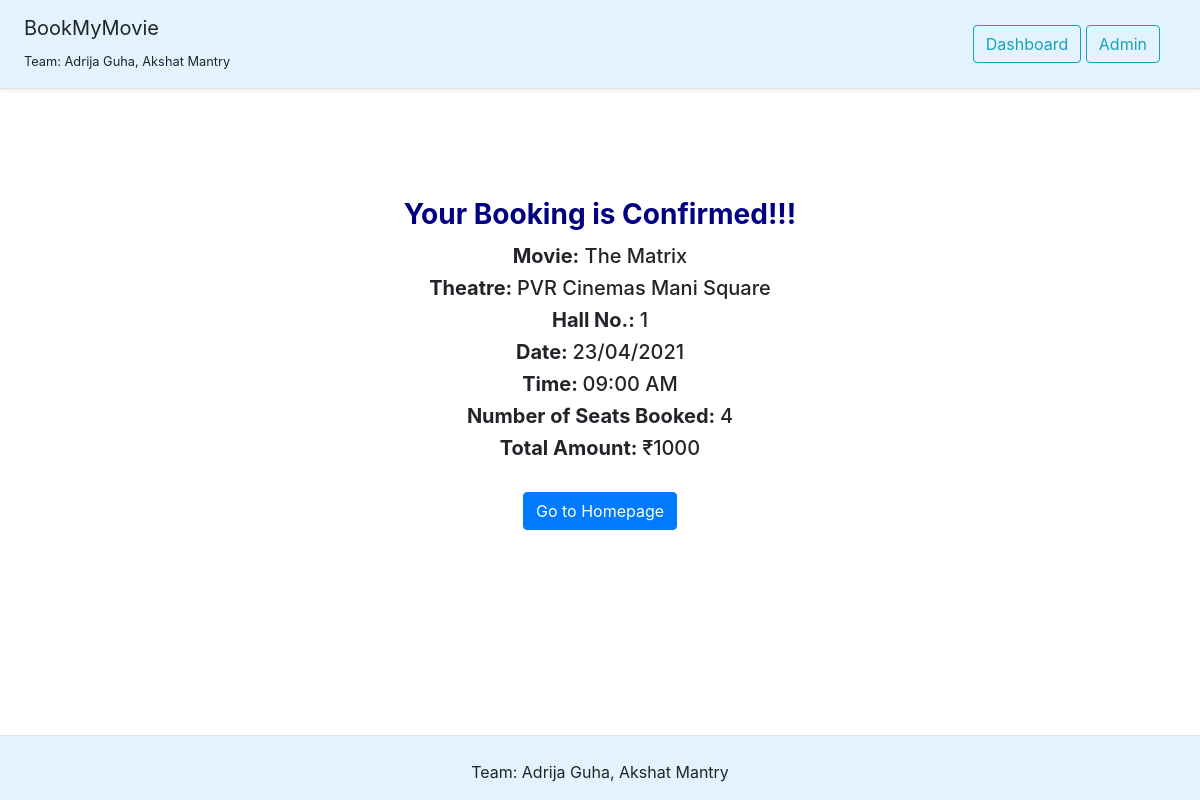
The page /checkout.php?id=1 on the database its author committed.
### tables this page shows
CREATE TABLE `movie` (
  `mov_id` int(10) NOT NULL,
  `mov_name` varchar(30) NOT NULL,
  `price` varchar(10) NOT NULL,
  `mov_image` varchar(100) NOT NULL,
  `status` varchar(10) NOT NULL DEFAULT 'active'
);

CREATE TABLE `theatre` (
  `theatre_id` int(10) NOT NULL,
  `theatre_name` varchar(30) NOT NULL,
  `hall_id` int(10) NOT NULL,
  `capacity` int(10) NOT NULL
);

CREATE TABLE `shows` (
  `s_id` int(10) NOT NULL,
  `mov_id` int(10) NOT NULL,
  `theatre_id` int(10) NOT NULL,
  `reserved_seats` int(10) NOT NULL DEFAULT 0,
  `date` date NOT NULL,
  `start_time` time NOT NULL,
  `end_time` time NOT NULL,
  `status` varchar(10) NOT NULL DEFAULT 'active'
);

CREATE TABLE `booking` (
  `b_id` int(10) NOT NULL,
  `f_name` varchar(20) NOT NULL,
  `l_name` varchar(20) NOT NULL,
  `email` varchar(30) NOT NULL,
  `phone` varchar(13) NOT NULL,
  `seats` int(10) NOT NULL,
  `s_id` int(10) NOT NULL
);

### checkout.php (the view)
<?php
include("connection.php");
$querry="select * from booking where b_id='".$_REQUEST['id']."'";
$result=mysqli_query($con,$querry);
$fetch=mysqli_fetch_object($result);
$querry1="select * from shows where s_id='".$fetch->s_id."' ";
$result1=mysqli_query($con,$querry1);
$fetch1 =mysqli_fetch_object($result1);
?>
<!DOCTYPE html>
<html>
<body class="d-flex flex-column min-vh-100">
    <?php include("include/header.php")?>
    <div id="content-wrap">
        <div class="card text-center" style="border:0">
            <div class="card-body" id="inner-div">
                <h3 class="card-title" style="color: navy;"><strong>Your Booking is Confirmed!!!</strong></h3>
                <div><h5><strong>Movie:</strong> <?php
                $querry2="select mov_name,price from movie where mov_id='".$fetch1->mov_id."'";
                $result2=mysqli_query($con,$querry2);
                $fetch2 = mysqli_fetch_object($result2);
                echo $fetch2->mov_name;
                ?></h5></div>
                <div><h5><strong>Theatre: </strong><?php
                $querry3="select * from theatre where theatre_id='".$fetch1->theatre_id."'";
                $result3=mysqli_query($con,$querry3);
                $fetch3 = mysqli_fetch_object($result3);
                echo $fetch3->theatre_name;
                ?></h5></div>
                <div><h5><strong>Hall No.: </strong><?php
                echo $fetch3->hall_id;
                ?></h5></div>
                <div><h5><strong>Date: </strong><?php
                echo date("d/m/Y",strtotime($fetch1->date));
                ?></h5></div>
                <div><h5><strong>Time: </strong><?php
                echo date("h:i A",strtotime($fetch1->start_time));
                ?></h5></div>
                <div><h5><strong>Number of Seats Booked: </strong><?php
                echo $fetch->seats;
                ?></h5></div>
                <div><h5><strong>Total Amount: </strong>₹<?php
                echo $fetch2->price * $fetch->seats;
                ?></h5></div>
                <br>
                <a href="index.php" class="btn btn-primary">Go to Homepage</a>
            </div>
        </div>
    </div>
    <?php include("include/footer.php")?>
</body>
</html>

### css/style.css (style rules this page uses)
#content-wrap { padding: 2.5rem; }
#inner-div { display: inline-block; margin: 50px auto; padding: 3px; }

### rows shown on the page
movie: mov_name "The Matrix", $fetch2->price*$fetch->seats "1000"
theatre: theatre_name "PVR Cinemas Mani Square", hall "1"
shows: date "23/04/2021", start_time "09:00 AM"
booking: seats "4"
